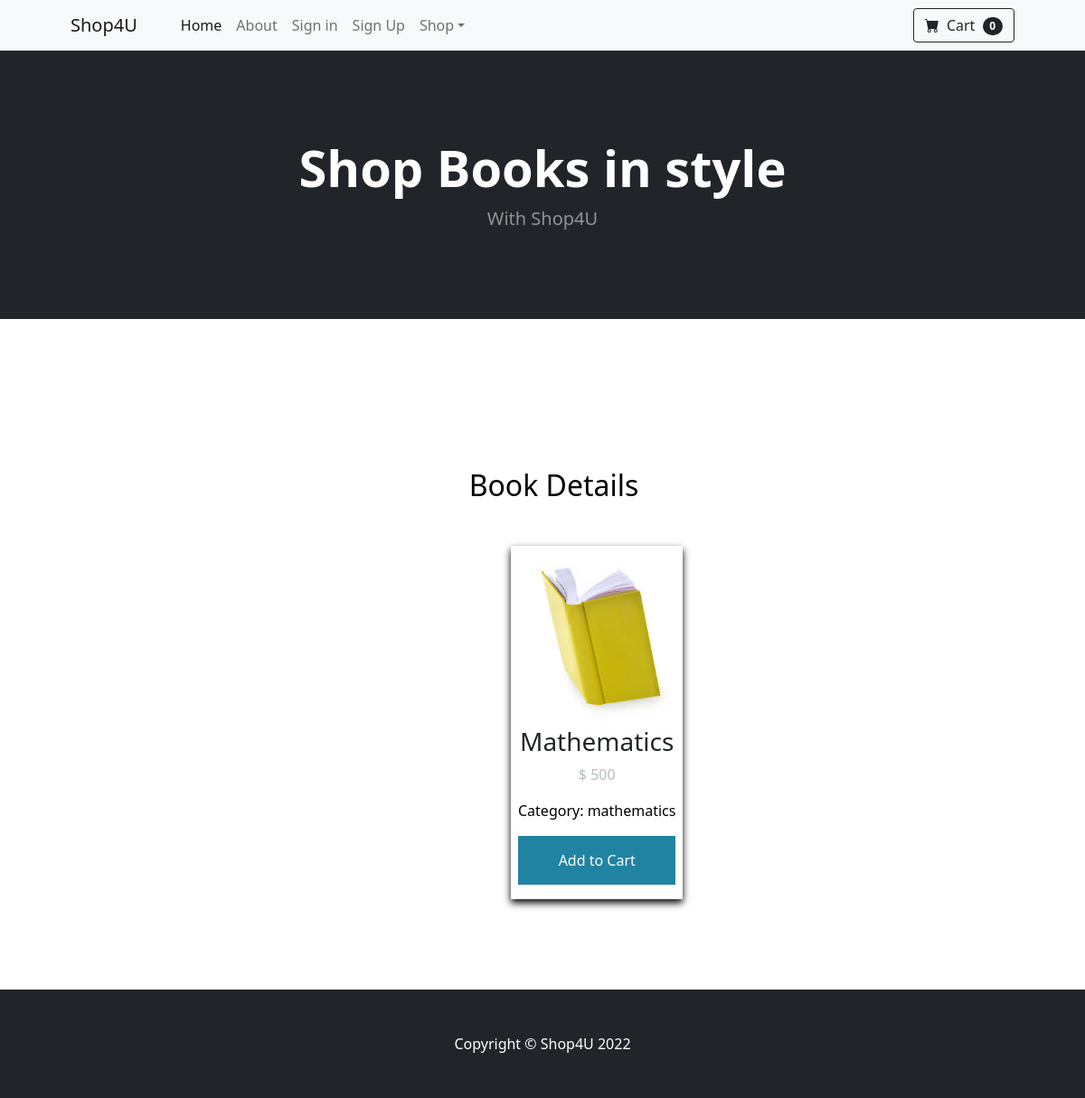
/book-details.php?id=24, run on the app's committed database.
### tables this page shows
CREATE TABLE IF NOT EXISTS `books` (
  `bookId` int(11) NOT NULL,
  `title` varchar(200) NOT NULL,
  `author` varchar(200) NOT NULL,
  `description` varchar(200) NOT NULL,
  `category` varchar(200) NOT NULL,
  `price` double NOT NULL,
  `image` text NOT NULL,
  `bookstoreName` varchar(200) NOT NULL
);

CREATE TABLE IF NOT EXISTS `categories` (
  `categoryId` int(11) NOT NULL,
  `name` varchar(200) NOT NULL,
  `description` varchar(200) NOT NULL
);

### book-details.php (the view, shortened to what this page needs)
<!DOCTYPE html>
<html lang="en">
    <head>
        <link rel="stylesheet" type="text/css" href="style.css">
        <link rel="stylesheet" type="text/css" href="style1.css">
        <link href="https://cdn.jsdelivr.net/npm/bootstrap-icons@1.5.0/font/bootstrap-icons.css" rel="stylesheet" />
        <link href="css/styles.css" rel="stylesheet" />
    </head>
    <body>
        <nav class="navbar navbar-expand-lg navbar-light bg-light">
            <div class="container px-4 px-lg-5">
                <a class="navbar-brand" href="#!">Shop4U</a>
                <div class="collapse navbar-collapse" id="navbarSupportedContent">
                    <ul class="navbar-nav me-auto mb-2 mb-lg-0 ms-lg-4">
                        <li class="nav-item"><a class="nav-link active" aria-current="page" href="index.php">Home</a></li>
                        <li class="nav-item"><a class="nav-link" href="about.php">About</a></li>
                        <li class="nav-item"><a class="nav-link" href="signin.php">Sign in</a></li>
                        <li class="nav-item"><a class="nav-link" href="signup.php">Sign Up</a></li>
                        <li class="nav-item dropdown">
                            <a class="nav-link dropdown-toggle" id="navbarDropdown" href="#" role="button" data-bs-toggle="dropdown" aria-expanded="false">Shop</a>
                        </li>
                    </ul>
                    <form class="d-flex">
                        <button class="btn btn-outline-dark" type="submit">
                            <i class="bi-cart-fill me-1"></i>
                            Cart
                            <span class="badge bg-dark text-white ms-1 rounded-pill">0</span>
                        </button>
                    </form>
                </div>
            </div>
        </nav>
        <header class="bg-dark py-5">
            <div class="container px-4 px-lg-5 my-5">
                <div class="text-center text-white">
                    <h1 class="display-4 fw-bolder">Shop Books in style</h1>
                    <p class="lead fw-normal text-white-50 mb-0">With Shop4U</p>
                </div>
            </div>
        </header>
            <div style="text-align: center; margin-top: 0px" id="primary_right">
                <div style="text-align: center;" class="title" margin-top: -21px>
            <h2>Book Details</h2>
                    </div>
                    <br>
            <div class="prod-det">
<?php
                            $id = $_GET['id'];
                            $result = mysql_query("SELECT* from books inner JOIN categories on books.category=categories.categoryId where bookId='$id'");
                            while($row = mysql_fetch_array($result)) {
                            echo '<image src = "bookstore/images/books/'.$row['image'].'" width="160" height="200">';
                            echo'<h3>'.$row['title'].'</font></h3>';
                            echo'<p>$ '.$row['price'].'</p></font>';
                            echo'<p> <font color="black" size="3px">Category: '.$row['name'].'</p></font>';
                            echo'<p><button class = "buy-1"><a href="signin.php"><font color="white" name="btn">Add to Cart</font></button></p>';
                            echo'</div>';
                            echo "</div";
                            }
                            ?>
                        </form>
</body>
</html>
        <?php include "footer.php"?>
    </body>
</html>

### style.css (style rules this page uses)
#primary_right { text-align: center; margin-left:-255px; min-height:500px; overflow:hidden; }
.title { margin-top: 150px; color: black; background: white; text-align: left; padding: 15px; margin-left: 280px; border-radius: 5px; margin-right: 20px; text-indent: 20px; clear: all; }
.prod-det { margin-left: 820px; margin-right: 20px; margin-bottom: 100px; box-shadow: 0 4px 8px 0 rgba(0,0,0.2); text-align: center; float: left; }
.prod-det a { text-decoration: none; }
.container p { text-decoration: none; }

### style1.css (style rules this page uses)
a { text-decoration: none; }
p { text-align: center; color: #b2bec3; padding: 0 8px; text-decoration: none; }
button { text-align: center; font-size: 24px; color: #fff; width: 100%; padding: 15px; border:0px; outline: none; cursor: pointer; margin-top: 5px; border-bottom-right-radius: 10px; border-bottom-left-radius: 10px; }
.buy-1 { background-color: #2183a2; }

### data on the page
books: image (picture), title "Mathematics", price "500", categories.name "mathematics"
